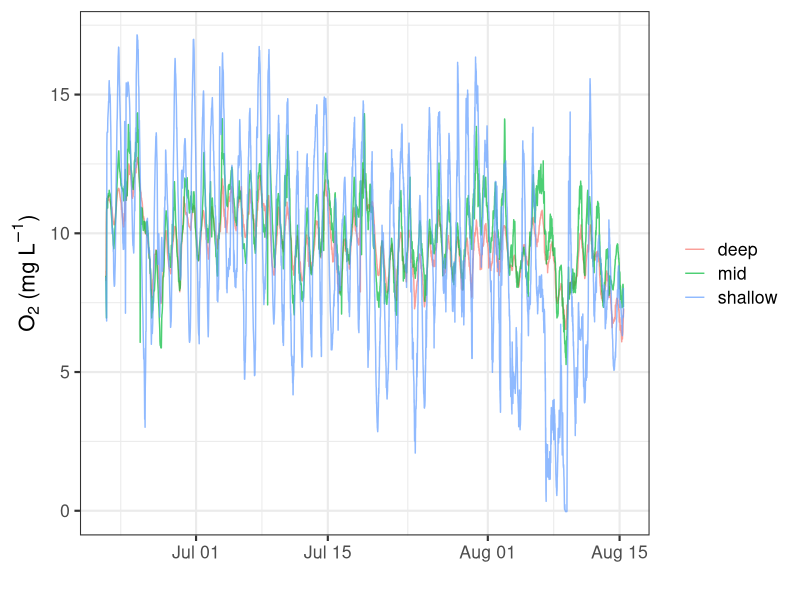

Source code (R):
library(tidyverse)
library(lubridate)


do<- read_csv("data/buoy_DO.csv")


do<- do%>%
  mutate(datetime = as.POSIXct(datetime, format="%m/%d/%y %H:%M"))
               
               
ggplot(do)+
  geom_line(aes(x = datetime, y = DO_mgL, color = buoy), alpha = 0.7)+
  ylab(expression(paste(O[2], " (mg " , L^-1,")")))+
  xlab("")+
  theme_bw(base_size = 16)+
  theme(legend.title=element_blank())

